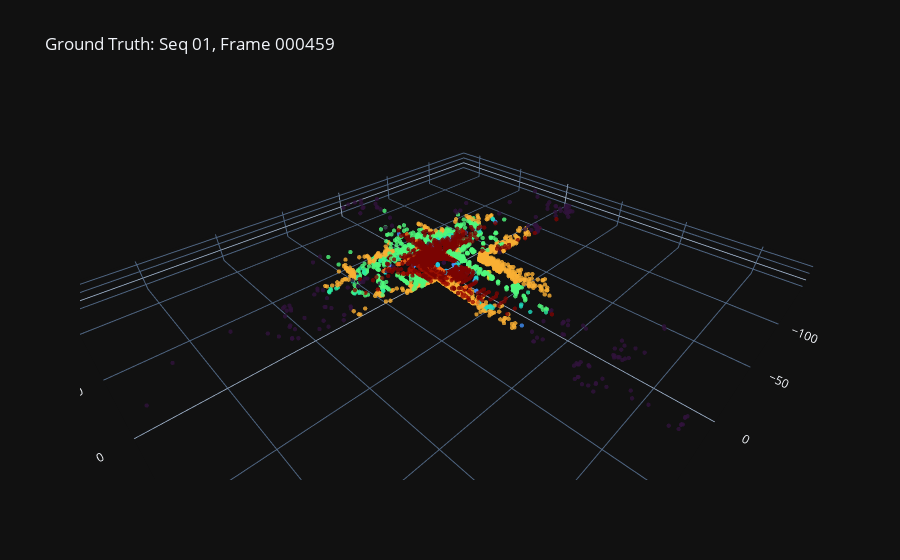

The notebook cell this image was saved under:
### Code cell
import numpy as np
import plotly.graph_objects as go
import os
import random

def visualize_random_poss(root_dir='./'):
    seq_root = os.path.join(root_dir, 'dataset', 'sequences')
    
    if not os.path.exists(seq_root):
        print(f"Error: Path {seq_root} does not exist.")
        return

    # Выбираем случайную папку
    sequences = [d for d in os.listdir(seq_root) if os.path.isdir(os.path.join(seq_root, d))]
    if not sequences:
        print("No sequences found.")
        return
    
    chosen_seq = random.choice(sequences)
    
    velo_path = os.path.join(seq_root, chosen_seq, 'velodyne')
    files = [f for f in os.listdir(velo_path) if f.endswith('.bin')]
    
    if not files:
        print(f"No bin files in sequence {chosen_seq}")
        return
        
    chosen_file = random.choice(files)
    file_id = chosen_file.replace('.bin', '') 
    
    bin_path = os.path.join(velo_path, chosen_file)
    label_path = os.path.join(seq_root, chosen_seq, 'labels', file_id + '.label')
    
    print(f"🎲 Random Selection: Sequence {chosen_seq} | Frame {file_id}")

    # Загружаем и рисуем каждую 15-ю точку, чтобы не тормозило (cpu подводит)
    pts = np.fromfile(bin_path, dtype=np.float32).reshape(-1, 4)[::15]
    
    if os.path.exists(label_path):
        lbs = np.fromfile(label_path, dtype=np.uint32)[::15] & 0xFFFF
        color_val = lbs
        colorscale = 'Turbo' # Для классов (разноцветный)
        title = f"Ground Truth: Seq {chosen_seq}, Frame {file_id}"
    else:
        color_val = pts[:, 3]
        colorscale = 'Viridis'
        title = f"Raw Point Cloud: Seq {chosen_seq}, Frame {file_id}"

    fig = go.Figure(data=[go.Scatter3d(
        x=pts[:, 0], y=pts[:, 1], z=pts[:, 2],
        mode='markers',
        marker=dict(size=1.5, color=color_val, colorscale=colorscale, opacity=0.8)
    )])
    
    fig.update_layout(
        title=title,
        scene=dict(aspectmode='data'),
        template='plotly_dark'
    )
    fig.show()

# Запуск
visualize_random_poss()

### Figure 1 — Plotly figure (JSON) as saved in the notebook; plotly's stock layout.template omitted (floating-point values rounded to 4 significant figures; data arrays with more than 128 entries replaced by an {"elided": "..."} marker saying what was removed)
{"data": [{"marker": {"color": {"elided": "4512 int values"}, "colorscale": [[0, "#30123b"], [0.07143, "#4145ab"], [0.1429, "#4675ed"], [0.2143, "#39a2fc"], [0.2857, "#1bcfd4"], [0.3571, "#24eca6"], [0.4286, "#61fc6c"], [0.5, "#a4fc3b"], [0.5714, "#d1e834"], [0.6429, "#f3c63a"], [0.7143, "#fe9b2d"], [0.7857, "#f36315"], [0.8571, "#d93806"], [0.9286, "#b11901"], [1, "#7a0402"]], "opacity": 0.8, "size": 1.5}, "mode": "markers", "type": "scatter3d", "x": {"elided": "4512 float values"}, "y": {"elided": "4512 float values"}, "z": {"elided": "4512 float values"}}], "layout": {"scene": {"aspectmode": "data"}, "title": {"text": "Ground Truth: Seq 01, Frame 000459"}}}
